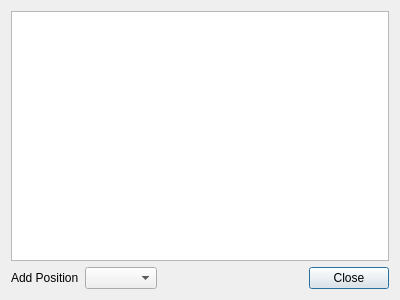
<?xml version="1.0" encoding="UTF-8"?>
<ui version="4.0">
 <class>RegularSingersDialog</class>
 <widget class="QDialog" name="RegularSingersDialog">
  <property name="geometry">
   <rect>
    <x>0</x>
    <y>0</y>
    <width>400</width>
    <height>300</height>
   </rect>
  </property>
  <property name="windowTitle">
   <string>Regular Singers</string>
  </property>
  <layout class="QVBoxLayout" name="verticalLayout">
   <item>
    <widget class="QTreeView" name="treeViewRegulars">
     <property name="focusPolicy">
      <enum>Qt::ClickFocus</enum>
     </property>
     <property name="rootIsDecorated">
      <bool>false</bool>
     </property>
     <property name="itemsExpandable">
      <bool>false</bool>
     </property>
     <property name="allColumnsShowFocus">
      <bool>true</bool>
     </property>
     <property name="expandsOnDoubleClick">
      <bool>false</bool>
     </property>
     <attribute name="headerCascadingSectionResizes">
      <bool>true</bool>
     </attribute>
     <attribute name="headerStretchLastSection">
      <bool>false</bool>
     </attribute>
    </widget>
   </item>
   <item>
    <layout class="QHBoxLayout" name="horizontalLayout">
     <property name="topMargin">
      <number>0</number>
     </property>
     <item>
      <widget class="QLabel" name="label">
       <property name="text">
        <string>Add Position</string>
       </property>
      </widget>
     </item>
     <item>
      <widget class="QComboBox" name="comboBoxAddPos"/>
     </item>
     <item>
      <spacer name="horizontalSpacer">
       <property name="orientation">
        <enum>Qt::Horizontal</enum>
       </property>
       <property name="sizeHint" stdset="0">
        <size>
         <width>40</width>
         <height>20</height>
        </size>
       </property>
      </spacer>
     </item>
     <item>
      <widget class="QPushButton" name="btnClose">
       <property name="text">
        <string>Close</string>
       </property>
      </widget>
     </item>
    </layout>
   </item>
  </layout>
 </widget>
 <resources/>
 <connections/>
</ui>
